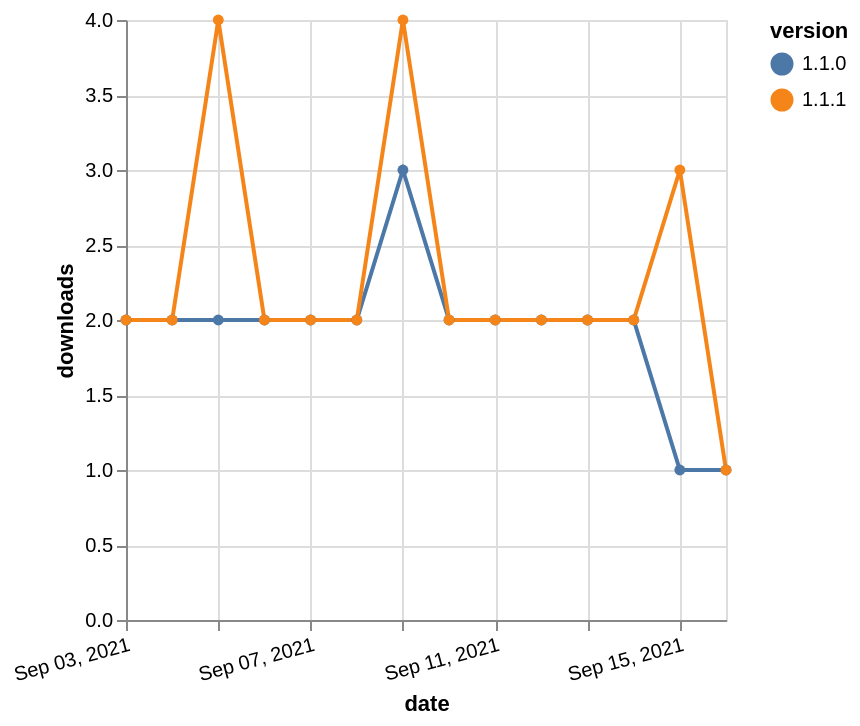

Specify this chart in Vega-Lite:
### Vega-Lite specification from a JSON file in a GitHub repository (floating-point values rounded to 4 significant figures)
{"$schema": "https://vega.github.io/schema/vega-lite/v5.json", "description": "A simple bar chart with embedded data.", "data": {"values": [{"date": "2021-09-03", "total": 2321, "delta": 2, "version": "1.1.0"}, {"date": "2021-09-04", "total": 2323, "delta": 2, "version": "1.1.0"}, {"date": "2021-09-05", "total": 2325, "delta": 2, "version": "1.1.0"}, {"date": "2021-09-06", "total": 2327, "delta": 2, "version": "1.1.0"}, {"date": "2021-09-07", "total": 2329, "delta": 2, "version": "1.1.0"}, {"date": "2021-09-08", "total": 2331, "delta": 2, "version": "1.1.0"}, {"date": "2021-09-09", "total": 2334, "delta": 3, "version": "1.1.0"}, {"date": "2021-09-10", "total": 2336, "delta": 2, "version": "1.1.0"}, {"date": "2021-09-11", "total": 2338, "delta": 2, "version": "1.1.0"}, {"date": "2021-09-12", "total": 2340, "delta": 2, "version": "1.1.0"}, {"date": "2021-09-13", "total": 2342, "delta": 2, "version": "1.1.0"}, {"date": "2021-09-14", "total": 2344, "delta": 2, "version": "1.1.0"}, {"date": "2021-09-15", "total": 2345, "delta": 1, "version": "1.1.0"}, {"date": "2021-09-16", "total": 2346, "delta": 1, "version": "1.1.0"}, {"date": "2021-09-03", "total": 3094, "delta": 2, "version": "1.1.1"}, {"date": "2021-09-04", "total": 3096, "delta": 2, "version": "1.1.1"}, {"date": "2021-09-05", "total": 3100, "delta": 4, "version": "1.1.1"}, {"date": "2021-09-06", "total": 3102, "delta": 2, "version": "1.1.1"}, {"date": "2021-09-07", "total": 3104, "delta": 2, "version": "1.1.1"}, {"date": "2021-09-08", "total": 3106, "delta": 2, "version": "1.1.1"}, {"date": "2021-09-09", "total": 3110, "delta": 4, "version": "1.1.1"}, {"date": "2021-09-10", "total": 3112, "delta": 2, "version": "1.1.1"}, {"date": "2021-09-11", "total": 3114, "delta": 2, "version": "1.1.1"}, {"date": "2021-09-12", "total": 3116, "delta": 2, "version": "1.1.1"}, {"date": "2021-09-13", "total": 3118, "delta": 2, "version": "1.1.1"}, {"date": "2021-09-14", "total": 3120, "delta": 2, "version": "1.1.1"}, {"date": "2021-09-15", "total": 3123, "delta": 3, "version": "1.1.1"}, {"date": "2021-09-16", "total": 3124, "delta": 1, "version": "1.1.1"}]}, "width": "container", "mark": {"type": "line", "point": {"filled": true}}, "encoding": {"x": {"field": "date", "type": "temporal", "timeUnit": "yearmonthdate", "title": "date", "axis": {"labelAngle": -15}}, "y": {"field": "delta", "type": "quantitative", "title": "downloads"}, "color": {"field": "version", "type": "nominal"}, "tooltip": {"field": "delta"}}}
